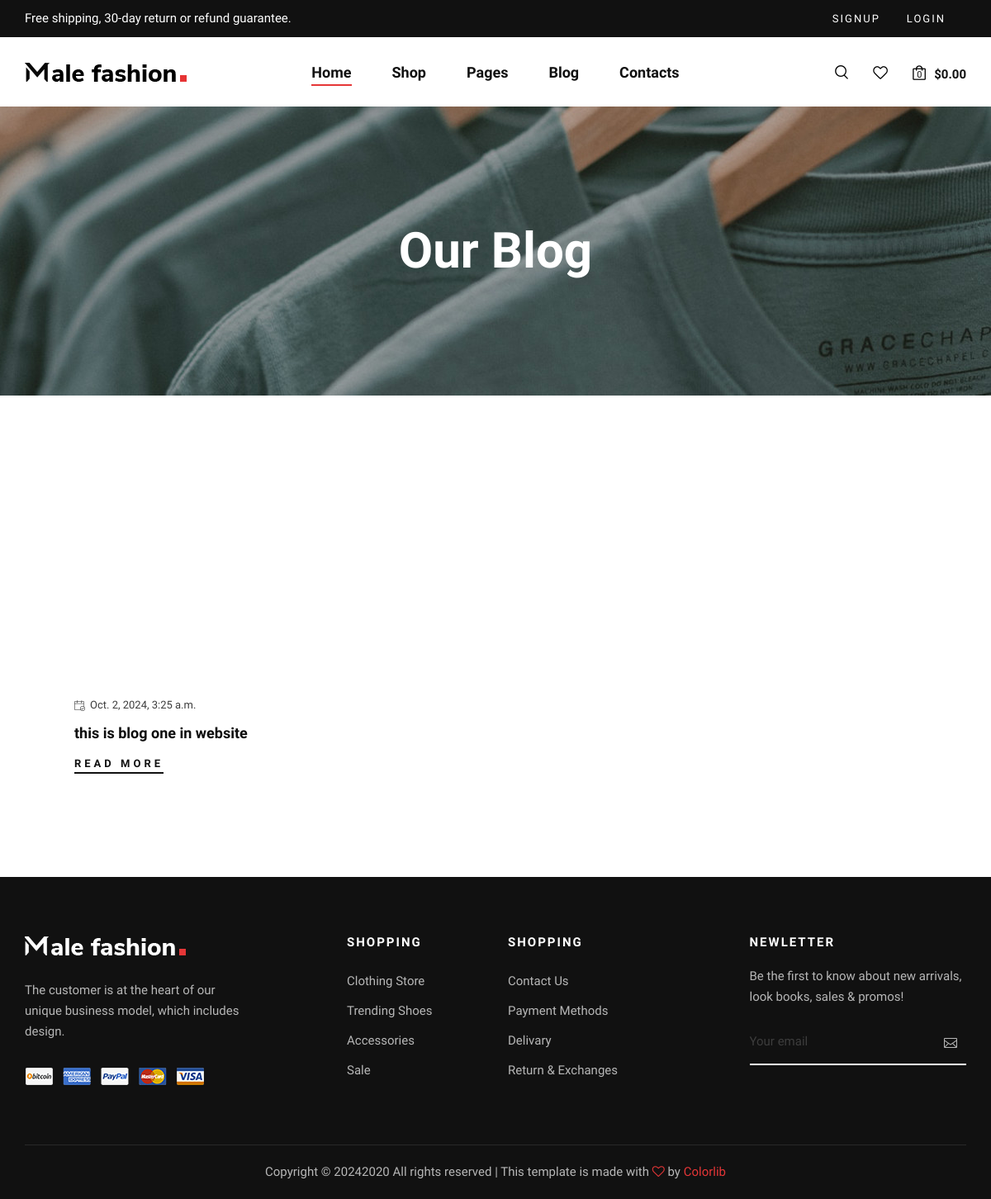
/blog_list/, run on an earlier commit of the app's database.
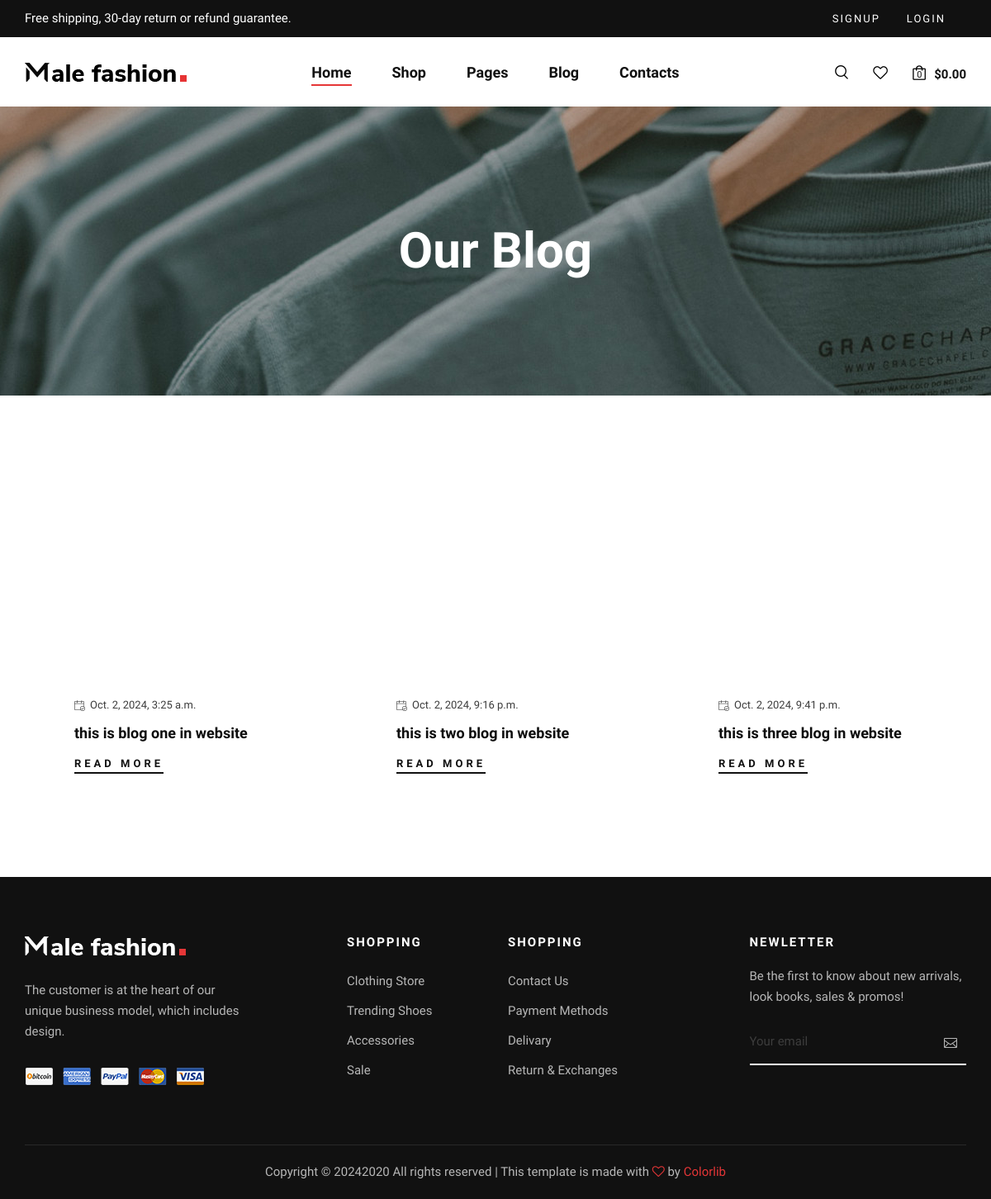
And on a later commit of the database.
### blogs/models.py (models this page shows, shortened)
class Blog(models.Model):
    BLimage=models.ImageField(upload_to='blogs/%y/%m/%d',verbose_name=_('blog image'))
    BLdate=models.DateTimeField(verbose_name=_('date'))
    BLtitle=models.CharField(max_length=400,verbose_name=_('title'))
    BLdescription=models.TextField(max_length=600,verbose_name=_('description'))
    BLauthor=models.CharField(max_length=100,verbose_name=_('author'),blank=True, null=True)
    slug=models.SlugField(blank=True, null=True)
    class Meta:
        verbose_name = 'Blog'
        verbose_name_plural = 'Blogs'

### blogs/views.py (the view)
# urls.py: path('',views.blog_list,name="blog_list"),
def blog_list(request):
    blog=Blog.objects.all()
    context={
        'blog':blog ,
    }
    return render(request,'blogs/blog_list.html',context)

### templates/blogs/blog_list.html (shortened to what this page needs)
{% extends 'base.html' %}
{% load static %}
{% block content %}
    <section class="breadcrumb-blog set-bg" data-setbg="{%static 'img/breadcrumb-bg.jpg' %}">
        <div class="container">
            <div class="row">
                <div class="col-lg-12">
                    <h2>Our Blog</h2>
                </div>
            </div>
        </div>
    </section>
    <section class="blog spad">
        <div class="container">
            <div class="row">
                {% for blog in blog %}
                <div class="col-lg-4 col-md-6 col-sm-6">
                    <div class="blog__item">
                        <div class="blog__item__pic set-bg" data-setbg="{{blog.BLimage.url}}"></div>
                        <div class="blog__item__text">
                            <span><img src="{%static 'img/icon/calendar.png" alt="">{{blog.BLdate}}</span>
                            <h5>{{blog.BLtitle}}</h5>
                            <a href="{% url 'blog_list:blog_detail' blog.slug %}">Read More</a>
                        </div>
                    </div>
                </div>
                {% endfor %}
            </div>
        </div>
    </section>
{% endblock content %}

### templates/base.html (shortened to what this page needs)
{% load static %}
<!DOCTYPE html>
<html lang="zxx">
<head>
    <link rel="stylesheet" href="{%static 'css/bootstrap.min.css' %}" type="text/css">
    <link rel="stylesheet" href="{%static 'css/font-awesome.min.css' %}" type="text/css">
    <link rel="stylesheet" href="{%static 'css/elegant-icons.css' %}" type="text/css">
    <link rel="stylesheet" href="{%static 'css/magnific-popup.css' %}" type="text/css">
    <link rel="stylesheet" href="{%static 'css/nice-select.css' %}" type="text/css">
    <link rel="stylesheet" href="{%static 'css/owl.carousel.min.css' %}" type="text/css">
    <link rel="stylesheet" href="{%static 'css/slicknav.min.css' %}" type="text/css">
    <link rel="stylesheet" href="{%static 'css/style.css' %}" type="text/css">
</head>
{% include 'parts/navbar.html' %}
{% block content %}
{% endblock content %}
{% include 'parts/footer.html' %}
</body>
</html>

### templates/parts/navbar.html (shortened to what this page needs)
{% load static %}
<body>
    <header class="header">
        <div class="header__top">
            <div class="container">
                <div class="row">
                    <div class="col-lg-6 col-md-7">
                        <div class="header__top__left">
                            <p>Free shipping, 30-day return or refund guarantee.</p>
                        </div>
                    </div>
                    {% if request.user.is_authenticated %}
                    <div class="col-lg-6 col-md-5">
                        <div class="header__top__right">
                            <div class="header__top__links">
                                <a href="{% url 'pages:logout' %}">Logout</a>
                            </div>
                        </div>
                    </div>
                    {% else %}
                    <div class="col-lg-6 col-md-5">
                        <div class="header__top__right">
                            <div class="header__top__links">
                                <a href="{%url 'pages:signup'%}">SignUp</a>
                                <a href="{% url 'pages:login' %}">Login</a>
                            </div>
                        </div>
                    </div>
                    {% endif %}
                </div>
            </div>
        </div>
        <div class="container">
            <div class="row">
                <div class="col-lg-3 col-md-3">
                    <div class="header__logo">
                        <a href="{% url 'pages:index' %}"><img src="{%static 'img/logo.png' %}" alt=""></a>
                    </div>
                </div>
                <div class="col-lg-6 col-md-6">
                    <nav class="header__menu mobile-menu">
                        <ul>
                            <li class="active"><a href="{% url 'pages:index' %}">Home</a></li>
                            <li><a href="{% url 'pages:product_list' %}">Shop</a></li>
                            <li><a href="#">Pages</a>
                            </li>
                            <li><a href="">Blog</a></li>
                            <li><a href="./contact.html">Contacts</a></li>
                        </ul>
                    </nav>
                </div>
                <div class="col-lg-3 col-md-3">
                    <div class="header__nav__option">
                        <a href="#" class="search-switch"><img src="{%static 'img/icon/search.png' %}" alt=""></a>
                        <a href="#"><img src="{%static 'img/icon/heart.png' %}" alt=""></a>
                        <a href="#"><img src="{%static 'img/icon/cart.png' %}" alt="" > <span id="Cart">0</span></a>
                        <div class="price">$0.00</div>
                    </div>
                </div>
            </div>
        </div>
    </header>

### templates/parts/footer.html (shortened to what this page needs)
    <footer class="footer">
        <div class="container">
            <div class="row">
                <div class="col-lg-3 col-md-6 col-sm-6">
                    <div class="footer__about">
                        <div class="footer__logo">
                            <a href="#"><img src="img/footer-logo.png" alt=""></a>
                        </div>
                        <p>The customer is at the heart of our unique business model, which includes design.</p>
                        <a href="#"><img src="img/payment.png" alt=""></a>
                    </div>
                </div>
                <div class="col-lg-2 offset-lg-1 col-md-3 col-sm-6">
                    <div class="footer__widget">
                        <h6>Shopping</h6>
                        <ul>
                            <li><a href="#">Clothing Store</a></li>
                            <li><a href="#">Trending Shoes</a></li>
                            <li><a href="#">Accessories</a></li>
                            <li><a href="#">Sale</a></li>
                        </ul>
                    </div>
                </div>
                <div class="col-lg-2 col-md-3 col-sm-6">
                    <div class="footer__widget">
                        <h6>Shopping</h6>
                        <ul>
                            <li><a href="#">Contact Us</a></li>
                            <li><a href="#">Payment Methods</a></li>
                            <li><a href="#">Delivary</a></li>
                            <li><a href="#">Return & Exchanges</a></li>
                        </ul>
                    </div>
                </div>
                <div class="col-lg-3 offset-lg-1 col-md-6 col-sm-6">
                    <div class="footer__widget">
                        <h6>NewLetter</h6>
                        <div class="footer__newslatter">
                            <p>Be the first to know about new arrivals, look books, sales & promos!</p>
                            <form action="#">
                                <input type="text" placeholder="Your email">
                                <button type="submit"><span class="icon_mail_alt"></span></button>
                            </form>
                        </div>
                    </div>
                </div>
            </div>
            <div class="row">
                <div class="col-lg-12 text-center">
                    <div class="footer__copyright__text">
                        <p>Copyright ©
                            2020
                            All rights reserved | This template is made with <i class="fa fa-heart-o"
                            aria-hidden="true"></i> by <a href="https://colorlib.com" target="_blank">Colorlib</a>
                        </p>
                    </div>
                </div>
            </div>
        </div>
    </footer>

What changed in the data, as far as the page shows it:
added Blog: BLdate "Oct. 2, 2024, 9:16 p.m.", BLtitle "this is two blog in website"
added Blog: BLdate "Oct. 2, 2024, 9:41 p.m.", BLtitle "this is three blog in website"
